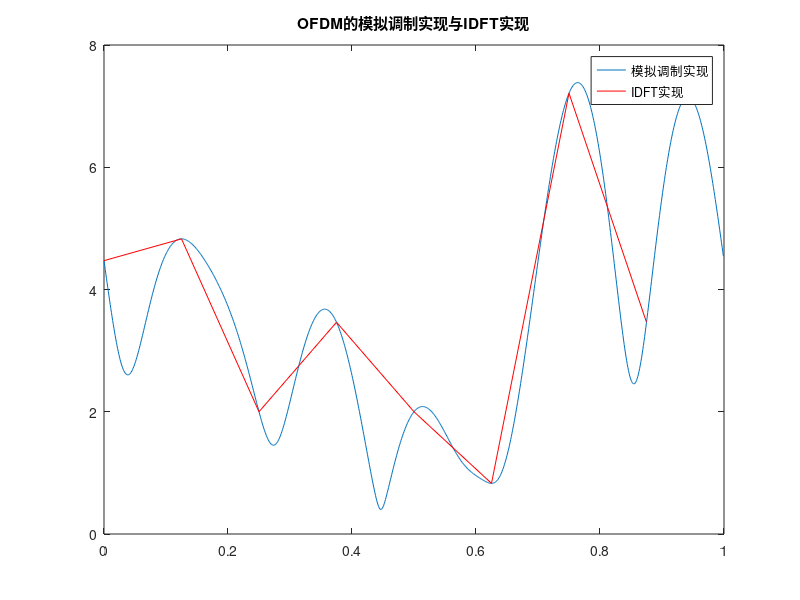

Source code (MATLAB):
clear all
N=8;% 子载波数
x=randi(3,1,N)% 子载波上的致据
x1=qammod(x,4)% 4-QAM调制
f=1:N% 子载波频率
t=0:0.001:1-0.001;%符号持续时间
w=2*pi*f.'*t;
y1=x1*exp(j*w);% 子载波调制
x2=ifft (x1,N) ;


plot (t, abs(y1));
hold on;
plot(0:1/8:1-1/8,abs(x2)*N,'-r');
legend( '模拟调制实现','IDFT实现')
title('OFDM的模拟调制实现与IDFT实现')
x3=fft (x2)